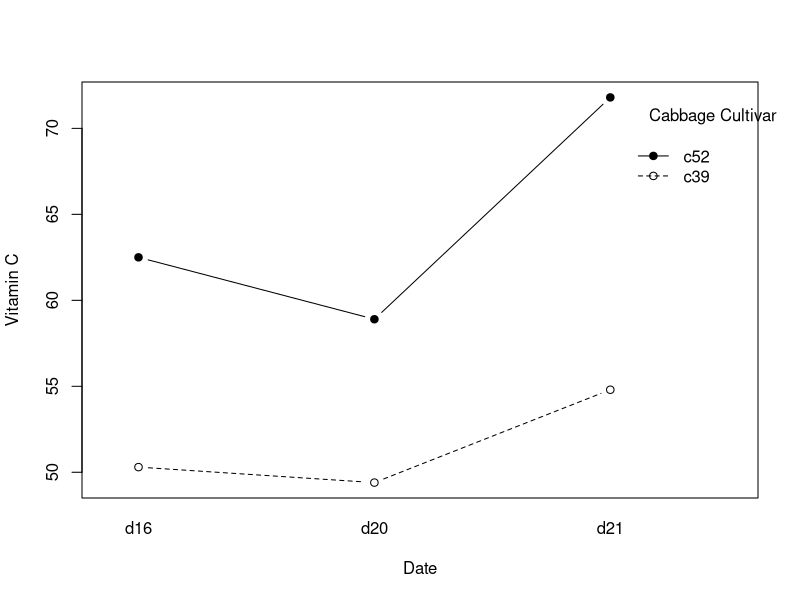

Reproduce this figure in R. (Note: this script raises an error after producing the figure.)
# J. Jedediah Smith
# Homework Set No.2
# BIFX 503-1
# 9/23/2021


library(MASS)

### QUESTION 1 ###

# Generate interaction plot of vitamin C by cultivar and plant date.
interaction.plot(x.factor=cabbages$Date, trace.factor=cabbages$Cult, response=cabbages$VitC, fun="mean", type="b", ylab="Vitamin C", xlab="Date", trace.label="Cabbage Cultivar",  pch=c(1,19))


### QUESTION 2 ###

# Run an ANOVA model for cultivar, plant date, and interaction. If interaction is significant, run simple main effects analysis.
summary(aov(VitC ~ Cult*Date, cabbages))


### QUESTION 3 ###

# Assess relationship between Vitamin C and Weight using scatterplot and correlation.
ggplot(cabbages, aes(x=HeadWt, y=VitC)) + geom_point() + xlab("Weight") + ylab("Vitamin C")
cor(cabbages$HeadWt, cabbages$VitC)


### QUESTION 4 ###

# Re-Run ANOVA with weight as a covariate (ANCOVA).
summary(aov(VitC ~ HeadWt+Cult*Date, cabbages))


### QUESTION 5 ###

# This question did not require code to be answered.
print("No code required.")


### QUESTION 6 ###

library(MASS)

# Create new variable that is the average of MPG.city and MPG.highway.
Cars93$MPG.average <- rowMeans(Cars93[ , c(7,8)], na.rm=TRUE)

# Make three scatter plots and three box plots to see how each of the six independent variables (MPG, Horsepower, Passengers, AirBags, DriveTrain, and Origin) relate to the dependent variable (Price).
par(mfrow=c(3,3))
plot(Price ~ MPG.average, Cars93)
plot(Price ~ Horsepower, Cars93)
plot(Price ~ Passengers, Cars93)
boxplot(Price ~ AirBags, Cars93)
boxplot(Price ~ DriveTrain, Cars93)
boxplot(Price ~ Origin, Cars93)
par(mfrow=c(1,1))


### QUESTION 7 ###

# Fit a series of linear regression models having Price as the dependent variable for each of the independent variables.
lm(Price ~ MPG.average, Cars93)            # Regression Coefficient
confint(lm(Price ~ MPG.average, Cars93))   # 95% Confidence Interval
summary(lm(Price ~ MPG.average, Cars93))   # P-Value

lm(Price ~ Horsepower, Cars93)
confint(lm(Price ~ Horsepower, Cars93))
summary(lm(Price ~ Horsepower, Cars93))

lm(Price ~ Passengers, Cars93)
confint(lm(Price ~ Passengers, Cars93))
summary(lm(Price ~ Passengers, Cars93))

lm(Price ~ AirBags, Cars93)
confint(lm(Price ~ AirBags, Cars93))
summary(lm(Price ~ AirBags, Cars93))

lm(Price ~ DriveTrain, Cars93)
confint(lm(Price ~ DriveTrain, Cars93))
summary(lm(Price ~ DriveTrain, Cars93))

lm(Price ~ Origin, Cars93)
confint(lm(Price ~ Origin, Cars93))
summary(lm(Price ~ Origin, Cars93))


### QUESTION 8 ###

# Should any of the variables be removed?
fit1 <- lm(Price ~ Horsepower, Cars93)
fit2 <- lm(Price ~ Horsepower + MPG.average, Cars93)
fit3 <- lm(Price ~ Horsepower + AirBags, Cars93)
fit4 <- lm(Price ~ Horsepower + DriveTrain, Cars93)
anova(fit1, fit2)
anova(fit1, fit3) # Only one with significant result, remove other variables.
anova(fit1, fit4)

# What is the final model?
lm(Price ~ Horsepower + AirBags, Cars93)
confint(lm(Price ~ Horsepower + AirBags, Cars93))
summary(lm(Price ~ Horsepower + AirBags, Cars93))


